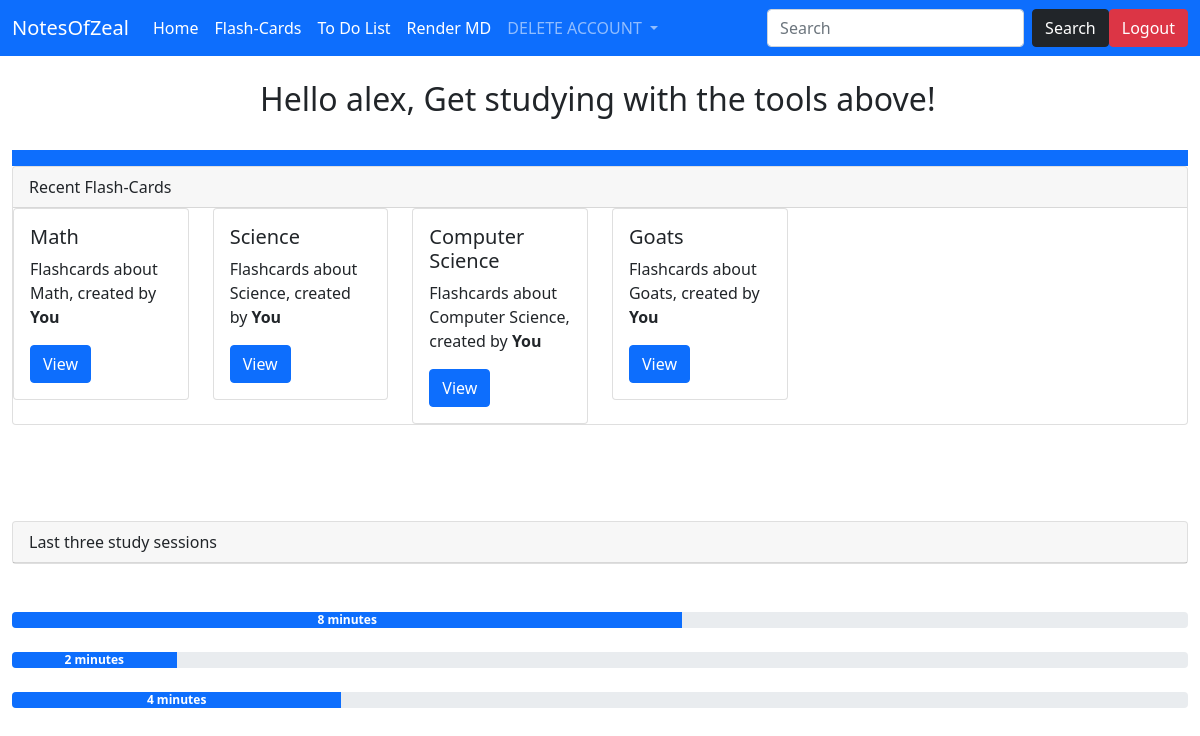
The page /home (signed in) on the database as committed earlier.
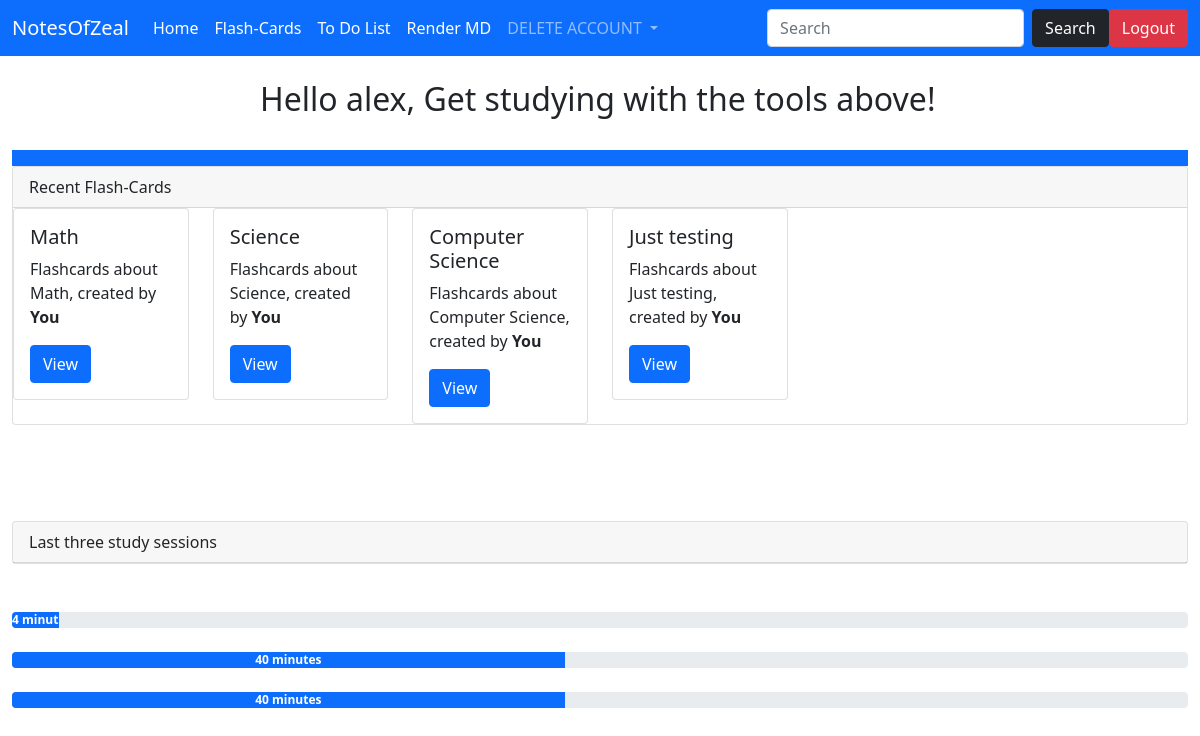
The same page on the database as committed later.
### website/models.py (models this page shows)
class User(UserMixin, db.Model):
    id = db.Column(db.Integer, primary_key = True)
    username = db.Column(db.String(15), unique = True)
    email = db.Column(db.String(50), unique = True)
    password = db.Column(db.String(80))

class Flashcard(UserMixin, db.Model):
    id = db.Column(db.Integer, primary_key = True)
    owner = db.Column(db.String(64))
    fctitle = db.Column(db.String(64))
    fcterm =  db.Column(db.String(64))
    fcdesc = db.Column(db.String(5000))
    fcurl = db.Column(db.Integer)

### website/routes.py (the view)
@myobj.route("/home")
@login_required
def home():
    displaylist.clear()
    flashcardurl = uniqueurl()                  #url for each specific flashcard
    url = f'/makeflashcards/{flashcardurl}'
    owner = current_user.username
    thelist = listofurls()
    history = lastthreesessions(listofsessions(owner))
    randomnumber = 50
    return render_template('home.html', url = url, thelist = thelist, owner = owner, history = history)

### website/forms.py
class SearchForm(FlaskForm):
    searched = StringField("Searched", validators = [DataRequired()])
    submit = SubmitField("Submit")

### website/models.py (called while the page is built)
@logging.user_loader
def load_user(user_id):
    return User.query.get(int(user_id))

### website/routes.py (called while the page is built)
@myobj.context_processor
def base():
    form = SearchForm()
    return dict(form=form)

def fourdigitcombo():
    return (1000 * randint(0,9)) + (100 *randint(0,9)) +  (10 * randint(0,9)) + randint(0,9)

def inthedatabase(num):
    return  db.session.query(db.exists().where(Flashcard.fcurl == num)).scalar()

def uniqueurl():
    finalnum = fourdigitcombo()
    while(inthedatabase(finalnum)):
        finalnum = fourdigitcombo()
    return finalnum

def listofurls():
    templist = []
    flashcards = Flashcard.query.filter_by(owner = current_user.username).all()
    for flashcard in flashcards:
        templist.append({'url': flashcard.fcurl, 'title':flashcard.fctitle})
    noduplicates = []
    for items in templist:
        if items not in noduplicates:
            noduplicates.append(items)
    return noduplicates

def listofsessions(username):
    templist = []
    if (Tracker.query.filter_by(username = username).first() == None):
        return []
    sessions = Tracker.query.filter_by(username = username).all()
    for eachsession in sessions:
        templist.append(eachsession.minutes)
    return templist

def lastthreesessions(list):
    finallist = []
    iterator = 1
    totalsum = 0
    while(iterator <= len(list) and iterator <= 3):
        finallist.append({"displaytime": f'{list[-iterator]} minutes' if list[-iterator] < 60 else f'{int(list[-iterator] / 60) } hours and {list[-iterator] % 60} minutes', 'percentage': list[-iterator]})
        totalsum += list[-iterator]
        iterator += 1
    for items in finallist:
        items['percentage'] = int((items['percentage'] / totalsum) * 100)
    return finallist

### website/templates/home.html (shortened to what this page needs)
{% extends 'base.html' %}
{% block content %}
<div class="bg-body rounded mx-auto" style="width: 680px;">
    <h2>Hello {{ current_user.username }}, Get studying with the tools above!</h2>
</div>
<br>
<nav class="navbar navbar-expand-lg navbar-dark bg-primary"></nav>
<div class="card">
    <div class="card-header">
      Recent Flash-Cards
    </div>
<div class="row">
    {% for items in thelist %}
    <div class="col-sm-2">
        <div class="card">
          <div class="card-body">
            <h5 class="card-title">{{ items.title }}</h5>
            <p class="card-text">Flashcards about {{ items.title }}, created by <b>You</b></p>
            <a href="/renderfc/{{ items.url }}" class="btn btn-primary">View</a>
          </div>
        </div>
      </div>
    {% endfor %}
</div>
</div>
<div class="card">
    <div class="card-header">
      Last three study sessions
    </div>
</div>
<br>
<br>
{% for items in history %}
<div class="progress">
  <div class="progress-bar" role="progressbar" style="width:{{ items.percentage }}%;" aria-valuenow="25" aria-valuemin="0" aria-valuemax="100"><strong>{{items.displaytime}}</strong></div>
</div>
{% endfor %}
{% endblock %}

### website/templates/base.html (shortened to what this page needs)
<!doctype html>
<html lang="en">
  <head>
    <link href="https://cdn.jsdelivr.net/npm/bootstrap@5.1.3/dist/css/bootstrap.min.css" rel="stylesheet">
  </head>
  <body>
    {% include 'navbar.html' %}
    <br/>
    <div class="container-fluid">
      {% block content %}
      {% endblock %}
    </div>
  </body>
</html>

### website/templates/navbar.html (shortened to what this page needs)
<nav class="navbar navbar-expand-lg navbar-dark bg-primary">
    <div class="container-fluid">
      <a class="navbar-brand"> NotesOfZeal</a>
      <div class="collapse navbar-collapse" id="navbarSupportedContent">
        <ul class="navbar-nav me-auto mb-2 mb-lg-0">
          <li class="nav-item">
            <a class="nav-link active" aria-current="page" href="/home">Home</a>
          </li>
          <li class="nav-item">
            <a class="nav-link active" aria-current="page" href="/flashboard">Flash-Cards</a>
          </li>
          <li class="nav-item">
            <a class="nav-link active" aria-current="page" href="/todolist">To Do List</a>
          </li>
          <li class= "nav-item">
            <a class= "nav-link active" aria-current="page" href="/upload">Render MD</a>
          </li>
          <li class="nav-item dropdown">
            <a class="nav-link dropdown-toggle" href="#" id="navbarDropdown" role="button" data-bs-toggle="dropdown" aria-expanded="false">
              DELETE ACCOUNT
            </a>
          </li>
        </ul>
        <form method ="POST" action="{{ url_for('search')}}" class="d-flex">
          <input class="form-control me-2" type="search" placeholder="Search" aria-label="Search", name = "searched">
          <button class="btn btn-dark" type="submit">Search</button>
          <a href="/logout" class="btn btn-danger" role="button" aria-disabled="true">Logout</a>
        </form>
      </div>
    </div>
  </nav>

Rows that differ between the two databases and show on the page:
changed Flashcard: title "Goats" → "Just testing"
Other text that changed with them:
new list line: "4…"
new list line: "40 minutes"
list line gone: "8 minutes"
list line gone: "2 minutes"
list line gone: "4 minutes"
